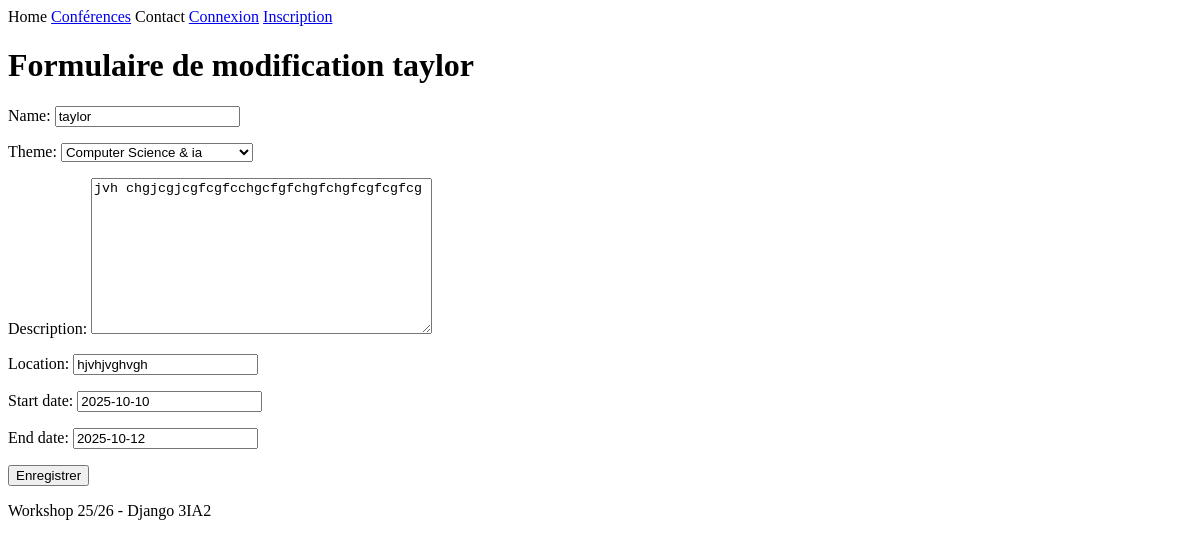
The page /conferences/1/edit/ on the database as committed earlier.
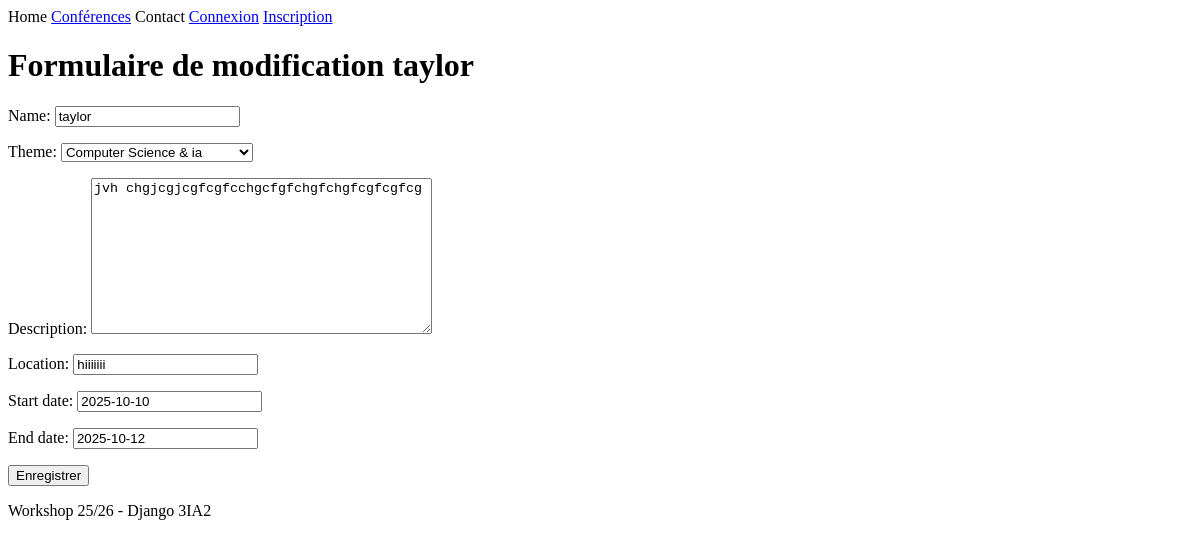
The same page on the database as committed later.
### ConferenceApp/models.py (models this page shows, shortened)
class Conference(models.Model):
    conference_id=models.AutoField(primary_key=True)
    name=models.CharField(max_length=255, unique=True, validators=[title_validator])
    THEME=[
        ("IA","Computer Science & ia"),
        ("SE","Science&Engineering"),
        ("SC","Social Sciences & Education"),
        ("IT","interdiscplinaryThemes")   ,
    ]
    theme=models.CharField(max_length=255,choices=THEME)
    location=models.CharField(max_length=255)
    description = models.TextField(validators=[
        MinLengthValidator(30, "La description doit contenir au moins 30 caractères.")
    ])
    start_date=models.DateField()
    end_date=models.DateField()
    create_at=models.DateTimeField(auto_now_add=True)
    update_at=models.DateTimeField(auto_now=True)

### ConferenceApp/views.py (the view)
# urls.py: path("<int:pk>/edit/", UpdateConferenceView.as_view(), name="conference_update"),
class UpdateConferenceView(UpdateView):
    model = Conference
    fields = ["name", "theme", "description", "location", "start_date", "end_date"]
    template_name = "conferences/form.html"
    success_url = reverse_lazy("liste_conferences")

### GestionConference/Templates/conferences/form.html (shortened to what this page needs)
{% extends 'base.html' %}
{% block content %}
{% if view.object.pk %}
    <h1>Formulaire de modification {{object.name}}</h1>
{% else %}
    <h1>Formulaire d'ajout</h1>
{% endif %}
  <form method="post">
    {{ form.as_p }}
    <button class="submit">Enregistrer</button>
  </form>
{% endblock %}

Rows that differ between the two databases and show on the page:
changed Conference "taylor": location "hjvhjvghvgh" → "hiiiiiii"
